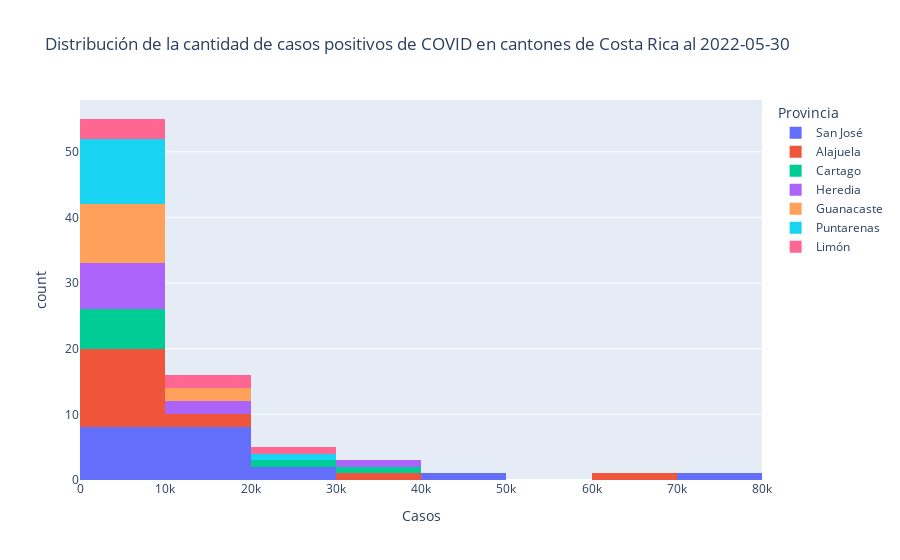

The notebook cell saved with this chart:
### Markdown cell above
El argumento `color` permite colorear el histograma por una variable adicional.

### Code cell
# Histograma de casos positivos en cantones coloreado por provincia
px.histogram(covid_cantonal_positivos, 
             x="positivos", 
             nbins=8,
             color="provincia", # variable a colorear
             title="Distribución de la cantidad de casos positivos de COVID en cantones de Costa Rica al 2022-05-30",
             labels={"positivos": "Casos", "provincia": "Provincia"})

### Figure 1 — Plotly figure (JSON) as saved in the notebook; plotly's stock layout.template omitted (floating-point values rounded to 4 significant figures)
{"data": [{"alignmentgroup": "True", "bingroup": "x", "hovertemplate": "Provincia=San José<br>Casos=%{x}<br>count=%{y}<extra></extra>", "legendgroup": "San José", "marker": {"color": "#636efa", "pattern": {"shape": ""}}, "name": "San José", "nbinsx": 8, "offsetgroup": "San José", "orientation": "v", "showlegend": true, "type": "histogram", "x": [4104, 18973, 10880, 14518, 43283, 834, 15134, 25497, 1339, 9987, 7132, 11042, 20987, 5226, 79939, 15398, 1958, 15261, 592, 13885], "xaxis": "x", "yaxis": "y"}, {"alignmentgroup": "True", "bingroup": "x", "hovertemplate": "Provincia=Alajuela<br>Casos=%{x}<br>count=%{y}<extra></extra>", "legendgroup": "Alajuela", "marker": {"color": "#EF553B", "pattern": {"shape": ""}}, "name": "Alajuela", "nbinsx": 8, "offsetgroup": "Alajuela", "orientation": "v", "showlegend": true, "type": "histogram", "x": [64702, 6078, 13161, 3112, 3604, 8865, 4249, 8078, 6595, 1521, 32552, 926, 12730, 3755, 7257, 2569], "xaxis": "x", "yaxis": "y"}, {"alignmentgroup": "True", "bingroup": "x", "hovertemplate": "Provincia=Cartago<br>Casos=%{x}<br>count=%{y}<extra></extra>", "legendgroup": "Cartago", "marker": {"color": "#00cc96", "pattern": {"shape": ""}}, "name": "Cartago", "nbinsx": 8, "offsetgroup": "Cartago", "orientation": "v", "showlegend": true, "type": "histogram", "x": [1835, 33168, 9620, 1609, 20370, 9425, 8799, 8107], "xaxis": "x", "yaxis": "y"}, {"alignmentgroup": "True", "bingroup": "x", "hovertemplate": "Provincia=Heredia<br>Casos=%{x}<br>count=%{y}<extra></extra>", "legendgroup": "Heredia", "marker": {"color": "#ab63fa", "pattern": {"shape": ""}}, "name": "Heredia", "nbinsx": 8, "offsetgroup": "Heredia", "orientation": "v", "showlegend": true, "type": "histogram", "x": [8831, 5976, 5841, 31775, 5346, 6483, 10362, 8255, 10378, 7519], "xaxis": "x", "yaxis": "y"}, {"alignmentgroup": "True", "bingroup": "x", "hovertemplate": "Provincia=Guanacaste<br>Casos=%{x}<br>count=%{y}<extra></extra>", "legendgroup": "Guanacaste", "marker": {"color": "#FFA15A", "pattern": {"shape": ""}}, "name": "Guanacaste", "nbinsx": 8, "offsetgroup": "Guanacaste", "orientation": "v", "showlegend": true, "type": "histogram", "x": [3314, 3220, 4135, 7320, 1310, 3875, 12834, 1530, 9235, 11839, 2858], "xaxis": "x", "yaxis": "y"}, {"alignmentgroup": "True", "bingroup": "x", "hovertemplate": "Provincia=Puntarenas<br>Casos=%{x}<br>count=%{y}<extra></extra>", "legendgroup": "Puntarenas", "marker": {"color": "#19d3f3", "pattern": {"shape": ""}}, "name": "Puntarenas", "nbinsx": 8, "offsetgroup": "Puntarenas", "orientation": "v", "showlegend": true, "type": "histogram", "x": [5348, 8645, 5410, 7493, 6487, 6276, 3107, 5527, 3397, 28090, 7158], "xaxis": "x", "yaxis": "y"}, {"alignmentgroup": "True", "bingroup": "x", "hovertemplate": "Provincia=Limón<br>Casos=%{x}<br>count=%{y}<extra></extra>", "legendgroup": "Limón", "marker": {"color": "#FF6692", "pattern": {"shape": ""}}, "name": "Limón", "nbinsx": 8, "offsetgroup": "Limón", "orientation": "v", "showlegend": true, "type": "histogram", "x": [7842, 16822, 5822, 20449, 10349, 5468], "xaxis": "x", "yaxis": "y"}], "layout": {"barmode": "relative", "legend": {"title": {"text": "Provincia"}, "tracegroupgap": 0}, "title": {"text": "Distribución de la cantidad de casos positivos de COVID en cantones de Costa Rica al 2022-05-30"}, "xaxis": {"anchor": "y", "domain": [0, 1], "title": {"text": "Casos"}}, "yaxis": {"anchor": "x", "domain": [0, 1], "title": {"text": "count"}}}}
